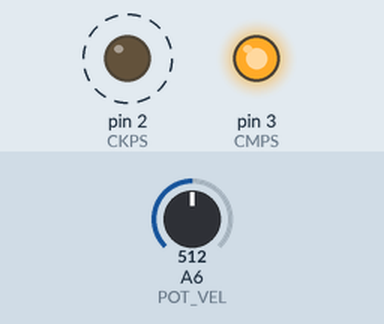
This sketch was run on a simulated Arduino Nano, built with avr-gcc and run on an emulated ATmega328P. Parts: output pins drawn as LEDs (lit = HIGH). Dashed ring = blinking. The inputs (shaded band) are chosen by the test bench; at power-on: A6 (POT_VEL) = 512.

Above: at 1.2 s.
1.3 s: A6 (POT_VEL) set to 448
4.3 s: A6 (POT_VEL) set to 429
7.3 s: A6 (POT_VEL) set to 311
At 7.8 s:
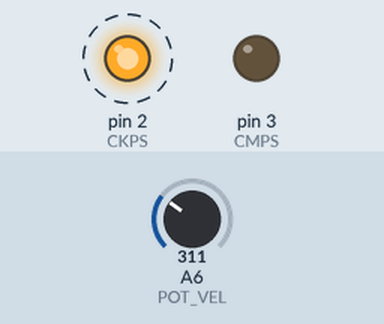
10.3 s: A6 (POT_VEL) set to 299
13.3 s: A6 (POT_VEL) set to 0
At 14.05 s:
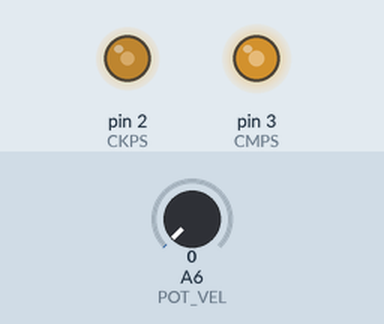
16.3 s: A6 (POT_VEL) set to 900
At 16.61 s:
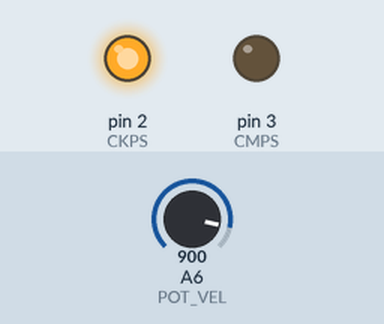
At 22.2 s:
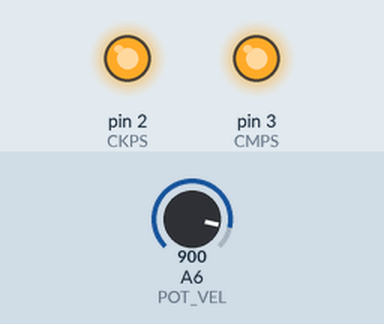
Timing chart, 0 to 23.7 s (numbered marks = the images above; inputs shaded):
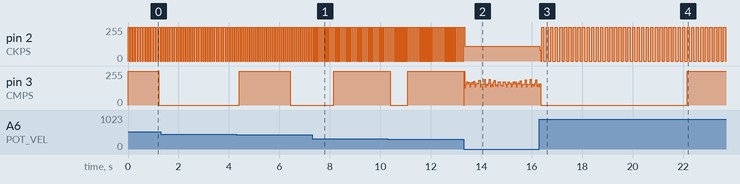

Measured:
- after the input at 7.3 s, pin 2 (CKPS): alternates 255/255 for 0.03 s and 0/255 for 0.03 s, starting after 0.15 s; pin 3 (CMPS): 0/255 → 255/255 after 0.86 s instead of 1.2 s
- after the input at 16.3 s, pin 2 (CKPS): 112/255 → 82/255 at once, then moves between 0/255 and 255/255, repeating every 0.36 s
- by itself, pin 2 (CKPS): alternates 255/255 for 0.04 s and 0/255 for 0.04 s

The sketch:

SIMULACION_GSI.lnk.ino
```cpp
// PROGRAMA PARA SIMULAR LA MECÁNICA DE UN MOTOR OPEL ASTRA GSI.
#define CKPS PD2
#define CMPS PD3

#define POT_VEL A6
#define PULSOS_POR_CILINDRO (48)
#define PULSOS_POR_CILINDRO_1 (48/4)*1
#define PULSOS_POR_CILINDRO_2 (48/4)*2
#define PULSOS_POR_CILINDRO_3 (48/4)*3
#define PULSOS_POR_CILINDRO_4 (48/4)*4

#define CILINDROS 4
//#define DELAY delayMicroseconds(10000);
#define DELAY delay(velocidad);
#define LECTURA velocidad=analogRead(POT_VEL)/10;

void setup() {
  // put your setup code here, to run once:
  pinMode(CKPS, OUTPUT)  ;
  pinMode(CMPS, OUTPUT)  ;

  digitalWrite(CKPS,LOW);
  digitalWrite(CMPS,LOW);
};

void loop() {

  int i=0,velocidad=0;

  // put your main code here, to run repeatedly:
  while(1){

    LECTURA

    digitalWrite(CMPS, HIGH);
    for(i=0;i<PULSOS_POR_CILINDRO_1;i++){
      digitalWrite(CKPS,HIGH);
      DELAY
      LECTURA
      digitalWrite(CKPS, LOW);
      DELAY
      LECTURA
    };
    digitalWrite(CMPS, LOW);
    for(i=0;i<(PULSOS_POR_CILINDRO-PULSOS_POR_CILINDRO_1);i++){
      digitalWrite(CKPS,HIGH);
      DELAY
      LECTURA
      digitalWrite(CKPS, LOW);
      DELAY
      LECTURA
    };

    digitalWrite(CMPS, HIGH);
    for(i=0;i<PULSOS_POR_CILINDRO_2;i++){
      digitalWrite(CKPS,HIGH);
      DELAY
      LECTURA
      digitalWrite(CKPS, LOW);
      DELAY
      LECTURA
    };
    digitalWrite(CMPS, LOW);
    for(i=0;i<(PULSOS_POR_CILINDRO-PULSOS_POR_CILINDRO_2);i++){
      digitalWrite(CKPS,HIGH);
      DELAY
      LECTURA
      digitalWrite(CKPS, LOW);
      DELAY
      LECTURA
    };

    digitalWrite(CMPS, HIGH);
    for(i=0;i<PULSOS_POR_CILINDRO_3;i++){
      digitalWrite(CKPS,HIGH);
      DELAY
      LECTURA
      digitalWrite(CKPS, LOW);
      DELAY
      LECTURA
    };
    digitalWrite(CMPS, LOW);
    for(i=0;i<(PULSOS_POR_CILINDRO-PULSOS_POR_CILINDRO_3);i++){
      digitalWrite(CKPS,HIGH);
      DELAY
      LECTURA
      digitalWrite(CKPS, LOW);
      DELAY
      LECTURA
    };

    digitalWrite(CMPS, HIGH);
    for(i=0;i<PULSOS_POR_CILINDRO_4;i++){
      digitalWrite(CKPS,HIGH);
      DELAY
      LECTURA
      digitalWrite(CKPS, LOW);
      DELAY
      LECTURA
    };
    digitalWrite(CMPS, LOW);
    for(i=0;i<(PULSOS_POR_CILINDRO-PULSOS_POR_CILINDRO_4);i++){
      digitalWrite(CKPS,HIGH);
      DELAY
      LECTURA
      digitalWrite(CKPS, LOW);
      DELAY
      LECTURA
    };
  };

};
```
